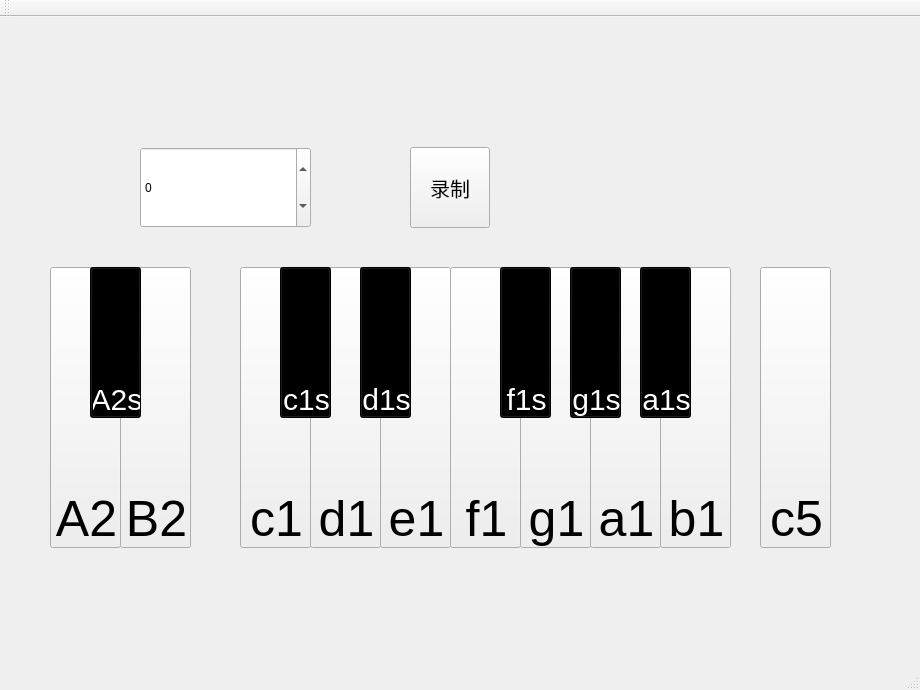
<?xml version="1.0" encoding="UTF-8"?>
<ui version="4.0">
 <class>piano</class>
 <widget class="QMainWindow" name="piano">
  <property name="geometry">
   <rect>
    <x>0</x>
    <y>0</y>
    <width>920</width>
    <height>690</height>
   </rect>
  </property>
  <property name="windowTitle">
   <string>piano</string>
  </property>
  <widget class="QWidget" name="centralWidget">
   <widget class="QPushButton" name="d1s">
    <property name="geometry">
     <rect>
      <x>360</x>
      <y>250</y>
      <width>51</width>
      <height>151</height>
     </rect>
    </property>
    <property name="minimumSize">
     <size>
      <width>0</width>
      <height>0</height>
     </size>
    </property>
    <property name="styleSheet">
     <string notr="true">QPushButton{
    /* 按钮文本设置 */
    color:white;
    background-color: rgb(0, 0, 0);
    text-align: bottom;			             /* 文本的位置 */
    padding-left: 2px;			  		
    padding-top: 2px;
    font-size: 30px;
}</string>
    </property>
    <property name="text">
     <string>d1s</string>
    </property>
   </widget>
   <widget class="QPushButton" name="B2">
    <property name="geometry">
     <rect>
      <x>120</x>
      <y>250</y>
      <width>71</width>
      <height>281</height>
     </rect>
    </property>
    <property name="styleSheet">
     <string notr="true">QPushButton{
    /* 按钮文本设置 */
    text-align: bottom;			             /* 文本的位置 */
    padding-left: 2px;			  		
    padding-top: 2px;
    font-size: 50px;
}</string>
    </property>
    <property name="text">
     <string>B2</string>
    </property>
   </widget>
   <widget class="QPushButton" name="d1">
    <property name="geometry">
     <rect>
      <x>310</x>
      <y>250</y>
      <width>71</width>
      <height>281</height>
     </rect>
    </property>
    <property name="styleSheet">
     <string notr="true">QPushButton{
    /* 按钮文本设置 */
    text-align: bottom;			             /* 文本的位置 */
    padding-left: 2px;			  		
    padding-top: 2px;
    font-size: 50px;
}</string>
    </property>
    <property name="text">
     <string>d1</string>
    </property>
   </widget>
   <widget class="QPushButton" name="A2">
    <property name="geometry">
     <rect>
      <x>50</x>
      <y>250</y>
      <width>71</width>
      <height>281</height>
     </rect>
    </property>
    <property name="styleSheet">
     <string notr="true">QPushButton{
    /* 按钮文本设置 */
    text-align: bottom;			             /* 文本的位置 */
    padding-left: 2px;			  		
    padding-top: 2px;
    font-size: 50px;
}</string>
    </property>
    <property name="text">
     <string>A2</string>
    </property>
    <property name="iconSize">
     <size>
      <width>16</width>
      <height>16</height>
     </size>
    </property>
   </widget>
   <widget class="QPushButton" name="f1s">
    <property name="geometry">
     <rect>
      <x>500</x>
      <y>250</y>
      <width>51</width>
      <height>151</height>
     </rect>
    </property>
    <property name="minimumSize">
     <size>
      <width>0</width>
      <height>0</height>
     </size>
    </property>
    <property name="styleSheet">
     <string notr="true">QPushButton{
    /* 按钮文本设置 */
    color:white;
    background-color: rgb(0, 0, 0);
    text-align: bottom;			             /* 文本的位置 */
    padding-left: 2px;			  		
    padding-top: 2px;
    font-size: 30px;
}</string>
    </property>
    <property name="text">
     <string>f1s</string>
    </property>
   </widget>
   <widget class="QPushButton" name="a1s">
    <property name="geometry">
     <rect>
      <x>640</x>
      <y>250</y>
      <width>51</width>
      <height>151</height>
     </rect>
    </property>
    <property name="minimumSize">
     <size>
      <width>0</width>
      <height>0</height>
     </size>
    </property>
    <property name="styleSheet">
     <string notr="true">QPushButton{
    /* 按钮文本设置 */
    color:white;
    background-color: rgb(0, 0, 0);
    text-align: bottom;			             /* 文本的位置 */
    padding-left: 2px;			  		
    padding-top: 2px;
    font-size: 30px;
}</string>
    </property>
    <property name="text">
     <string>a1s</string>
    </property>
   </widget>
   <widget class="QPushButton" name="f1">
    <property name="geometry">
     <rect>
      <x>450</x>
      <y>250</y>
      <width>71</width>
      <height>281</height>
     </rect>
    </property>
    <property name="styleSheet">
     <string notr="true">QPushButton{
    /* 按钮文本设置 */
    text-align: bottom;			             /* 文本的位置 */
    padding-left: 2px;			  		
    padding-top: 2px;
    font-size: 50px;
}</string>
    </property>
    <property name="text">
     <string>f1</string>
    </property>
   </widget>
   <widget class="QPushButton" name="c1s">
    <property name="geometry">
     <rect>
      <x>280</x>
      <y>250</y>
      <width>51</width>
      <height>151</height>
     </rect>
    </property>
    <property name="minimumSize">
     <size>
      <width>0</width>
      <height>0</height>
     </size>
    </property>
    <property name="styleSheet">
     <string notr="true">QPushButton{
    /* 按钮文本设置 */
    color:white;
    background-color: rgb(0, 0, 0);
    text-align: bottom;			             /* 文本的位置 */
    padding-left: 2px;			  		
    padding-top: 2px;
    font-size: 30px;
}</string>
    </property>
    <property name="text">
     <string>c1s</string>
    </property>
   </widget>
   <widget class="QPushButton" name="A2s">
    <property name="geometry">
     <rect>
      <x>90</x>
      <y>250</y>
      <width>51</width>
      <height>151</height>
     </rect>
    </property>
    <property name="minimumSize">
     <size>
      <width>0</width>
      <height>0</height>
     </size>
    </property>
    <property name="styleSheet">
     <string notr="true">QPushButton{
    /* 按钮文本设置 */
    color:white;
    background-color: rgb(0, 0, 0);
    text-align: bottom;			             /* 文本的位置 */
    padding-left: 2px;			  		
    padding-top: 2px;
    font-size: 30px;
}</string>
    </property>
    <property name="text">
     <string>A2s</string>
    </property>
   </widget>
   <widget class="QSpinBox" name="voicehigh">
    <property name="geometry">
     <rect>
      <x>140</x>
      <y>130</y>
      <width>171</width>
      <height>81</height>
     </rect>
    </property>
    <property name="styleSheet">
     <string notr="true"/>
    </property>
    <property name="minimum">
     <number>-3</number>
    </property>
    <property name="maximum">
     <number>3</number>
    </property>
   </widget>
   <widget class="QPushButton" name="g1">
    <property name="geometry">
     <rect>
      <x>520</x>
      <y>250</y>
      <width>71</width>
      <height>281</height>
     </rect>
    </property>
    <property name="styleSheet">
     <string notr="true">QPushButton{
    /* 按钮文本设置 */
    text-align: bottom;			             /* 文本的位置 */
    padding-left: 2px;			  		
    padding-top: 2px;
    font-size: 50px;
}</string>
    </property>
    <property name="text">
     <string>g1</string>
    </property>
   </widget>
   <widget class="QPushButton" name="a1">
    <property name="geometry">
     <rect>
      <x>590</x>
      <y>250</y>
      <width>71</width>
      <height>281</height>
     </rect>
    </property>
    <property name="styleSheet">
     <string notr="true">QPushButton{
    /* 按钮文本设置 */
    text-align: bottom;			             /* 文本的位置 */
    padding-left: 2px;			  		
    padding-top: 2px;
    font-size: 50px;
}</string>
    </property>
    <property name="text">
     <string>a1</string>
    </property>
   </widget>
   <widget class="QPushButton" name="c1">
    <property name="geometry">
     <rect>
      <x>240</x>
      <y>250</y>
      <width>71</width>
      <height>281</height>
     </rect>
    </property>
    <property name="styleSheet">
     <string notr="true">QPushButton{
    /* 按钮文本设置 */
    text-align: bottom;			             /* 文本的位置 */
    padding-left: 2px;			  		
    padding-top: 2px;
    font-size: 50px;
}</string>
    </property>
    <property name="text">
     <string>c1</string>
    </property>
   </widget>
   <widget class="QPushButton" name="c5">
    <property name="geometry">
     <rect>
      <x>760</x>
      <y>250</y>
      <width>71</width>
      <height>281</height>
     </rect>
    </property>
    <property name="styleSheet">
     <string notr="true">QPushButton{
    /* 按钮文本设置 */
    text-align: bottom;			             /* 文本的位置 */
    padding-left: 2px;			  		
    padding-top: 2px;
    font-size: 50px;
}</string>
    </property>
    <property name="text">
     <string>c5</string>
    </property>
   </widget>
   <widget class="QPushButton" name="e1">
    <property name="geometry">
     <rect>
      <x>380</x>
      <y>250</y>
      <width>71</width>
      <height>281</height>
     </rect>
    </property>
    <property name="styleSheet">
     <string notr="true">QPushButton{
    /* 按钮文本设置 */
    text-align: bottom;			             /* 文本的位置 */
    padding-left: 2px;			  		
    padding-top: 2px;
    font-size: 50px;
}</string>
    </property>
    <property name="text">
     <string>e1</string>
    </property>
   </widget>
   <widget class="QPushButton" name="b1">
    <property name="geometry">
     <rect>
      <x>660</x>
      <y>250</y>
      <width>71</width>
      <height>281</height>
     </rect>
    </property>
    <property name="styleSheet">
     <string notr="true">QPushButton{
    /* 按钮文本设置 */
    text-align: bottom;			             /* 文本的位置 */
    padding-left: 2px;			  		
    padding-top: 2px;
    font-size: 50px;
}</string>
    </property>
    <property name="text">
     <string>b1</string>
    </property>
   </widget>
   <widget class="QPushButton" name="g1s">
    <property name="geometry">
     <rect>
      <x>570</x>
      <y>250</y>
      <width>51</width>
      <height>151</height>
     </rect>
    </property>
    <property name="minimumSize">
     <size>
      <width>0</width>
      <height>0</height>
     </size>
    </property>
    <property name="styleSheet">
     <string notr="true">QPushButton{
    /* 按钮文本设置 */
    color:white;
    background-color: rgb(0, 0, 0);
    text-align: bottom;			             /* 文本的位置 */
    padding-left: 2px;			  		
    padding-top: 2px;
    font-size: 30px;
}</string>
    </property>
    <property name="text">
     <string>g1s</string>
    </property>
   </widget>
   <widget class="QPushButton" name="playButton">
    <property name="geometry">
     <rect>
      <x>540</x>
      <y>130</y>
      <width>80</width>
      <height>81</height>
     </rect>
    </property>
    <property name="styleSheet">
     <string notr="true">QPushButton{
      border-image: url(:/picture/play.svg);
      border: none;
}</string>
    </property>
    <property name="text">
     <string/>
    </property>
   </widget>
   <widget class="QPushButton" name="deleteButton">
    <property name="geometry">
     <rect>
      <x>670</x>
      <y>130</y>
      <width>80</width>
      <height>81</height>
     </rect>
    </property>
    <property name="styleSheet">
     <string notr="true">QPushButton{
      border-image: url(:/picture/delete.svg);
      border: none;
}</string>
    </property>
    <property name="text">
     <string/>
    </property>
   </widget>
   <widget class="QPushButton" name="recordButton">
    <property name="geometry">
     <rect>
      <x>410</x>
      <y>130</y>
      <width>80</width>
      <height>81</height>
     </rect>
    </property>
    <property name="styleSheet">
     <string notr="true">QPushButton:!checked{
    font-size: 20px;
}</string>
    </property>
    <property name="text">
     <string>录制</string>
    </property>
   </widget>
   <zorder>b1</zorder>
   <zorder>c1</zorder>
   <zorder>d1</zorder>
   <zorder>e1</zorder>
   <zorder>a1</zorder>
   <zorder>f1</zorder>
   <zorder>g1</zorder>
   <zorder>d1s</zorder>
   <zorder>B2</zorder>
   <zorder>A2</zorder>
   <zorder>f1s</zorder>
   <zorder>a1s</zorder>
   <zorder>c1s</zorder>
   <zorder>A2s</zorder>
   <zorder>voicehigh</zorder>
   <zorder>c5</zorder>
   <zorder>g1s</zorder>
   <zorder>playButton</zorder>
   <zorder>deleteButton</zorder>
   <zorder>recordButton</zorder>
  </widget>
  <widget class="QMenuBar" name="menuBar">
   <property name="geometry">
    <rect>
     <x>0</x>
     <y>0</y>
     <width>920</width>
     <height>21</height>
    </rect>
   </property>
  </widget>
  <widget class="QToolBar" name="mainToolBar">
   <attribute name="toolBarArea">
    <enum>TopToolBarArea</enum>
   </attribute>
   <attribute name="toolBarBreak">
    <bool>false</bool>
   </attribute>
  </widget>
  <widget class="QStatusBar" name="statusBar"/>
 </widget>
 <layoutdefault spacing="6" margin="11"/>
 <resources/>
 <connections/>
</ui>
